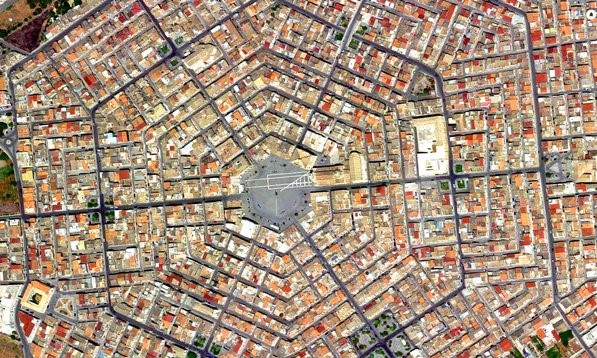
%> input picture Grammichele.jpg, 597 x 358 px
$ octave CampusAndreaExam_without_filtering.m   (GNU Octave 9; MATLAB toolbox functions it lacks are replaced by stand-ins)
%> lines starting %> are read from the running program, lines starting %| are printed output that depends on the picture
% Carica l'immagine
img = imread('Grammichele.jpg');
%> img is the input picture: size 358x597x3 uint8; mean R, G, B 165.2, 143.2, 124.6
grayImg = rgb2gray(img);  % Converting the image in grayscale format
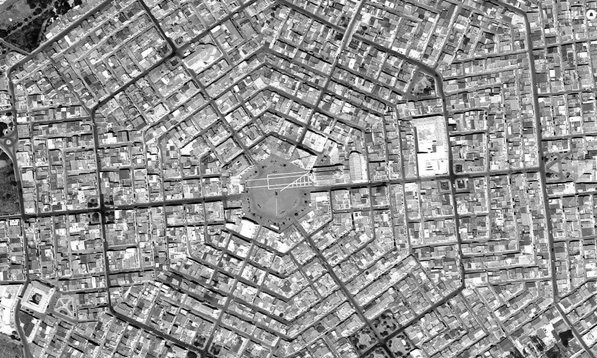
%> grayImg: size 358x597 uint8; min 0, max 255, mean 147.7


% Border Dectection
edges = edge(grayImg, 'canny',[0.3, 0.7]);
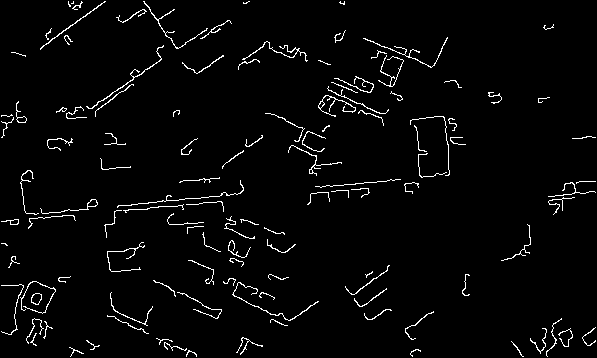
%> edges: size 358x597 logical; 2.9% white in thin lines or dots

% Computing Houg Transform
[H, T, R] = hough(edges);
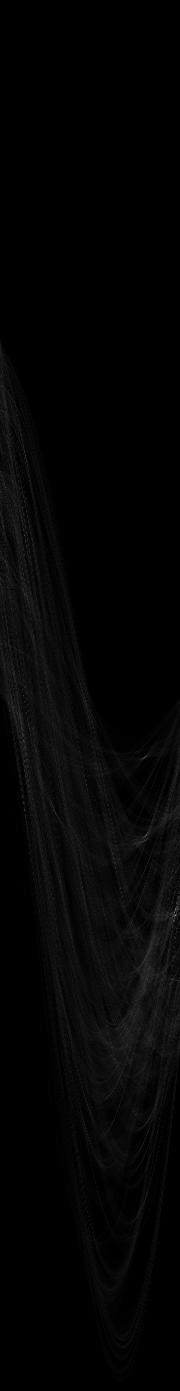
%> H: size 1391x180 double; min 0, max 145, mean 4.5
%> T = 180 values from -90 to 89; R = 1391 values from -695 to 695


% Trova i picchi nella trasformata di Hough

%Finding maximum values in the Houg transform
P = houghpeaks(H, 100, 'threshold', ceil(0.42 * max(H(:))));
%> P = [916 176; 835 147; 758 145; 910 179; 754 26; 958 146; 456 26; 536 25; 718 21]


% Finding the lines from the Hough Transform
lines = houghlines(edges, T, R, P, 'FillGap', 100, 'MinLength', 10);
%> lines = 12 lines; longest, point1 to point2 (x, y): (69, 2) to (462, 145), (145, 4) to (449, 146), (22, 185) to (305, 312), (389, 49) to (164, 207), (309, 204) to (47, 214), (211, 203) to (4, 222)


figure, imshow(img), hold on;
max_len = 0;

% Disegna le linee rilevate
for k = 1:length(lines)
   xy = [lines(k).point1; lines(k).point2];
   plot(xy(:, 1), xy(:, 2), 'LineWidth', 2, 'Color', 'green');

   % Determina i punti finali della linea più lunga
   len = norm(lines(k).point1 - lines(k).point2);
   if len > max_len
      max_len = len;
      xy_long = xy;
   end

end
%> this loop made 12 passes
%> (len, max_len, xy_long) on passes 1, 2, 5, 6, 11: (107.5, 107.5, [418 185; 311 195]), (207.9, 207.9, [211 203; 4 222]), (262.2, 262.2, [309 204; 47 214]), (335.5, 335.5, [145 4; 449 146]), (418.2, 418.2, [69 2; 462 145])
%> (xy, len) on passes 3, 4, 7, 8, 9, 10: ([247 3; 75 119], 207.5), ([105 2; 41 49], 79.4), ([389 49; 164 207], 274.9), ([62 278; 16 310], 56.04), ([35 282; 197 357], 178.5), ([22 185; 305 312], 310.2)
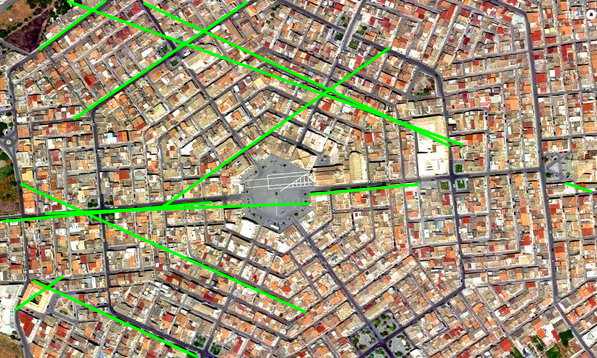
%> figure redrawn from the program's plot data
